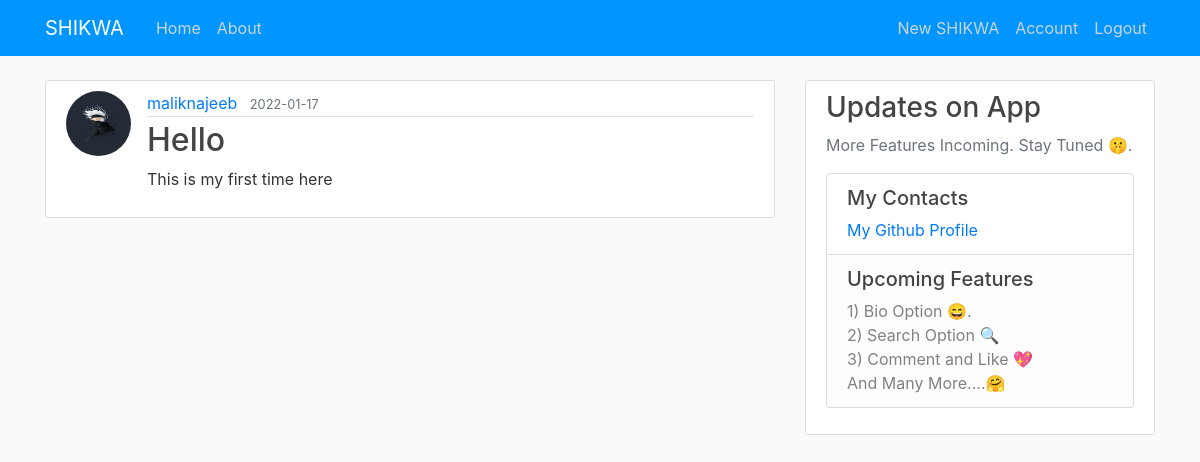
The app's page /post/1 (signed in) with its own data.
### shikwa/models.py (models this page shows, shortened)
class User(db.Model, UserMixin):
    id = db.Column(db.Integer, primary_key=True)
    username = db.Column(db.String(20), unique=True, nullable=False)
    email = db.Column(db.String(120), unique=True, nullable=False)
    image_file = db.Column(db.String(20), nullable=False, default='default.jpg')
    password = db.Column(db.String(60), nullable=False)
    posts = db.relationship('Post', backref='author', lazy=True)

class Post(db.Model):
    id = db.Column(db.Integer, primary_key=True)
    title = db.Column(db.String(100), nullable=False)
    date_posted = db.Column(db.DateTime, nullable=False, default=datetime.utcnow)
    content = db.Column(db.Text, nullable=False)
    user_id = db.Column(db.Integer, db.ForeignKey('user.id'), nullable=False)

### shikwa/posts/routes.py (the view)
@posts.route("/post/<int:post_id>")
def post(post_id):
    post = Post.query.get_or_404(post_id)
    return render_template('post.html', title=post.title, post=post)

### shikwa/models.py (called while the page is built)
@login_manager.user_loader
def load_user(user_id):
    return User.query.get(int(user_id))

### shikwa/templates/post.html (shortened to what this page needs)
{% extends "layout.html" %}
{% block content %}
  <article class="media content-section">
    <img class="rounded-circle article-img" src="{{ url_for('static', filename='profile_pics/' + post.author.image_file) }}">
    <div class="media-body">
      <div class="article-metadata">
        <a class="mr-2" href="{{ url_for('users.user_posts', username=post.author.username) }}">{{ post.author.username }}</a>
        <small class="text-muted">{{ post.date_posted.strftime('%Y-%m-%d') }}</small>
      </div>
      <h2 class="article-title">{{ post.title }}</h2>
      <p class="article-content">{{ post.content }}</p>
    </div>
  </article>
{% endblock content %}

### shikwa/static/main.css (style rules this page uses)
body { background: #fafafa; color: #333333; margin-top: 5rem; }
h1, h2, h3, h4, h5, h6 { color: #444444; }
.content-section { background: #ffffff; padding: 10px 20px; border: 1px solid #dddddd; border-radius: 3px; margin-bottom: 20px; }
.article-title { color: #444444; }
.article-content { white-space: pre-line; }
.article-img { height: 65px; width: 65px; margin-right: 16px; }
.article-metadata { padding-bottom: 1px; margin-bottom: 4px; border-bottom: 1px solid #e3e3e3 }

### records on screen
User: image_file (placeholder picture), author.username "maliknajeeb"
Post: date_posted "2022-01-17", title "Hello", content "This is my first time here"
